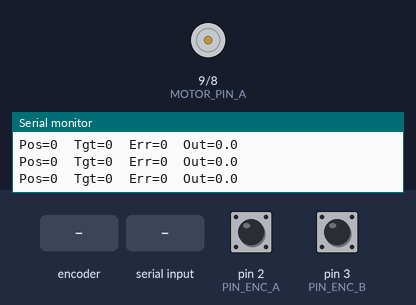
This sketch was run on a simulated Arduino Uno, built with avr-gcc and run on an emulated ATmega328P. Parts: motor-driver pin pairs drawn as motors (green arrow = first pin HIGH = forward, orange = second pin HIGH = backward, longer = more drive), the last lines printed to the serial monitor. The inputs (shaded band) are chosen by the test bench; at power-on: pin 2 (PIN_ENC_A) HIGH, pin 3 (PIN_ENC_B) HIGH.

Above: at 1.2 s.
1.3 s: rotary encoder on pin 2 (PIN_ENC_A) / pin 3 (PIN_ENC_B) turned 3 steps (first pin leading)
At 1.48 s:
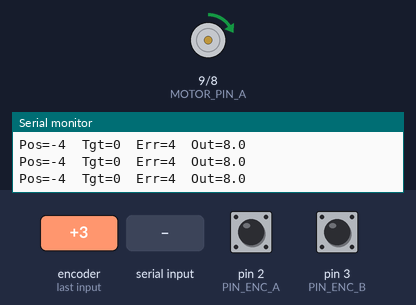
3.4 s: "90,45\n" received over Serial
At 4.6 s:
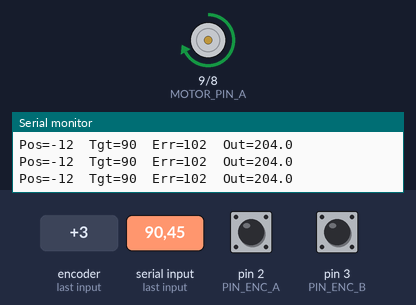
4.9 s: "30,150\n" received over Serial
At 5.8 s:
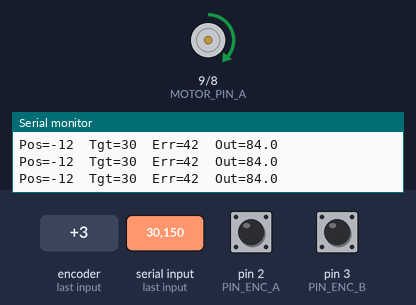
6.4 s: "90\n" received over Serial
At 6.9 s:
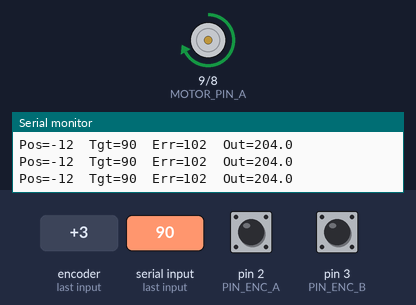
7.9 s: rotary encoder on pin 2 (PIN_ENC_A) / pin 3 (PIN_ENC_B) turned 2 steps (second pin leading)
At 8.08 s:
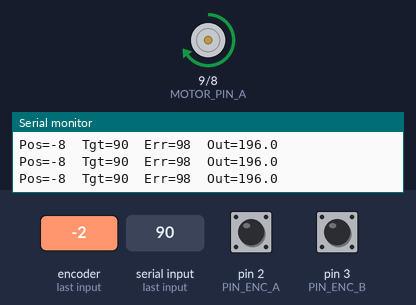
Timing chart, 0 to 10.8 s (numbered marks = the images above; inputs shaded):
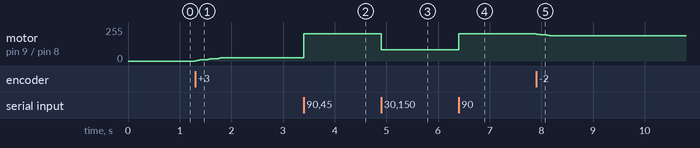

Measured:
- after the input at 1.3 s, motor on pin 9 (MOTOR_PIN_A) / pin 8 (MOTOR_PIN_B): moves from stopped to forward 24/255 over 0.48 s, starting at once
- after the input at 3.4 s, motor on pin 9 (MOTOR_PIN_A) / pin 8 (MOTOR_PIN_B): forward 24/255 → forward 204/255 at once
- after the input at 4.9 s, motor on pin 9 (MOTOR_PIN_A) / pin 8 (MOTOR_PIN_B): forward 204/255 → forward 84/255 at once
- after the input at 6.4 s, motor on pin 9 (MOTOR_PIN_A) / pin 8 (MOTOR_PIN_B): forward 84/255 → forward 204/255 at once
- after the input at 7.9 s, motor on pin 9 (MOTOR_PIN_A) / pin 8 (MOTOR_PIN_B): forward 204/255 → forward 196/255 at once, → forward 188/255 0.20 s later

The sketch:

Simple_N20_Position_Control.ino
```cpp
/***********************************************************
 * PID Position Control with Quadrature Encoder (N20 Motor)
 * and Dual PWM Motor Signals
 *
 * This sketch implements a PID controller to position an N20
 * motor based on feedback from a quadrature encoder.
 *
 * Motor driver configuration:
 *  - For forward motion, MOTOR_PIN_A is driven with PWM and MOTOR_PIN_B is LOW.
 *  - For reverse motion, MOTOR_PIN_B is driven with PWM and MOTOR_PIN_A is LOW.
 *
 * Encoder connections:
 *  - Channel A is connected to pin D2 (INT0).
 *  - Channel B is connected to pin D3 (INT1).
 *
 * PID controller parameters (starting values for tuning):
 *  - Proportional gain (Kp): 2.0
 *  - Integral gain (Ki): 0.0 (disabled here; adjust as needed)
 *  - Derivative gain (Kd): 0.0 (disabled here; adjust as needed)
 *
 * The control loop runs every 20 ms.
 ***********************************************************/

#include <Arduino.h>

// ---------------- Pin Definitions ----------------
// Define PWM output pins for driving the motor driver.
static const uint8_t MOTOR_PIN_A = 9; // PWM output for driving motor in forward direction
static const uint8_t MOTOR_PIN_B = 8; // PWM output for driving motor in reverse direction

// Define pins for encoder channels (using hardware interrupts).
static const uint8_t PIN_ENC_A = 2;   // Encoder channel A (interrupt 0 on Arduino)
static const uint8_t PIN_ENC_B = 3;   // Encoder channel B (interrupt 1 on Arduino)

// ---------------- Encoder State ------------------
// Global variable to keep track of the encoder count (position)
// 'volatile' indicates it may be changed by an ISR.
volatile long encoderCount = 0;

// 'lastAB' stores the previous state of the encoder channels as a 2-bit number.
volatile uint8_t lastAB = 0;

// ---------------- Quadrature Decoder Lookup Table ------------------
// This 16-entry lookup table helps decode quadrature encoder transitions.
// The index is constructed as (oldState << 2) | newState (i.e. a 4-bit number).
// The table maps state transitions to a count increment of -1, 0, or +1.
static const int8_t QDEC_LOOKUP[16] = {
  0,  +1, -1,  0,   // Transitions from state 0
 -1,  0,  0,  +1,   // Transitions from state 1
 +1,  0,  0,  -1,   // Transitions from state 2
  0,  -1, +1,  0     // Transitions from state 3
};

// ---------------- PID Control Parameters -------------
// These parameters control the response of the PID controller.
// Note: Ki and Kd are set to 0 here, so the controller acts as a P-controller.
// You can adjust these values as needed to add integral or derivative action.
float Kp = 2;   // Proportional gain – main factor affecting response speed.
float Ki = 0;   // Integral gain – helps eliminate steady-state error.
float Kd = 0;   // Derivative gain – helps dampen oscillations.

// 'integral' stores the accumulated error over time for the integral term.
float integral = 0.0;
// 'lastError' stores the previous error value for derivative calculation.
long lastError = 0;

// 'targetPosition' is the desired encoder count (setpoint).
// It is updated via serial commands.
long targetPosition = 0;

// ---------------- Control Loop Timing ------------------
// 'lastControlTime' holds the timestamp of the last control loop iteration.
unsigned long lastControlTime = 0;
// Define the control loop interval in milliseconds (20 ms here).
const unsigned long CONTROL_INTERVAL = 20;
// 'dt' is the time step in seconds (20 ms = 0.02 s), used in PID calculations.
const float dt = CONTROL_INTERVAL / 1000.0;

// ---------------- Serial Input Buffer ------------------
// Buffer for storing incoming serial data for setpoint commands.
#define CMD_BUFFER_SIZE 16
char cmdBuffer[CMD_BUFFER_SIZE];
uint8_t cmdIndex = 0;

////////////////////////////////////////////////////////////
// setup()
// This function initializes serial communication, configures pins,
// initializes the encoder state, and sets up interrupts.
////////////////////////////////////////////////////////////
void setup() {
  Serial.begin(115200);   // Start serial communication at 115200 baud.
  Serial.println("PID Position Control for N20 Motor");
  Serial.println("Enter a setpoint (e.g. 1000) and press Enter");

  // Set motor pins as outputs and initialize them to LOW (motor off).
  pinMode(MOTOR_PIN_A, OUTPUT);
  pinMode(MOTOR_PIN_B, OUTPUT);
  analogWrite(MOTOR_PIN_A, 0);
  analogWrite(MOTOR_PIN_B, 0);

  // Set encoder pins as inputs.
  pinMode(PIN_ENC_A, INPUT);
  pinMode(PIN_ENC_B, INPUT);

  // Read initial state of encoder channels to initialize lastAB.
  uint8_t a = digitalRead(PIN_ENC_A);
  uint8_t b = digitalRead(PIN_ENC_B);
  // Pack the two bits into one number: (a << 1) | b.
  lastAB = (a << 1) | b;

  // Attach interrupts to the encoder pins.
  // Any change on these pins triggers the isrEnc() interrupt service routine.
  attachInterrupt(digitalPinToInterrupt(PIN_ENC_A), isrEnc, CHANGE);
  attachInterrupt(digitalPinToInterrupt(PIN_ENC_B), isrEnc, CHANGE);

  // Record the current time for the control loop timer.
  lastControlTime = millis();
}

////////////////////////////////////////////////////////////
// loop()
// Main loop where the PID control is executed at fixed intervals.
// It reads new setpoints from the serial port, calculates the error,
// computes the PID output, clamps the output, and drives the motor.
////////////////////////////////////////////////////////////
void loop() {
  // 1) Handle incoming serial data to update the target position (setpoint).
  readSerial();

  // 2) Run the PID control loop at the defined interval (every 20 ms).
  unsigned long now = millis();
  if (now - lastControlTime >= CONTROL_INTERVAL) {
    lastControlTime = now;

    // Safely copy the volatile encoderCount into a local variable.
    long currentPos;
    noInterrupts();           // Disable interrupts to prevent data corruption.
    currentPos = encoderCount;
    interrupts();             // Re-enable interrupts.

    // ---------------- PID Calculations ------------------
    // Compute the error between desired target and current position.
    long error = targetPosition - currentPos;

    // Update the integral term (accumulated error).
    // Multiply error by dt (the time step) to approximate the integral.
    integral += error * dt;

    // Compute the derivative term (rate of change of error).
    float derivative = (error - lastError) / dt;

    // Compute the PID controller output.
    float output = Kp * error + Ki * integral + Kd * derivative;

    // Save the current error for the next iteration's derivative calculation.
    lastError = error;

    // Clamp the output to the range [-255, 255] because analogWrite() takes values in this range.
    if (output > 255.0f)  output = 255.0f;
    if (output < -255.0f) output = -255.0f;

    // Use the computed output to drive the motor.
    driveMotor(output);

    // ---------------- Debug Print ------------------
    // Print the current position, target position, error, and PID output.
    Serial.print("Pos=");
    Serial.print(currentPos);
    Serial.print("  Tgt=");
    Serial.print(targetPosition);
    Serial.print("  Err=");
    Serial.print(error);
    Serial.print("  Out=");
    Serial.println(output, 1);
  }
}

////////////////////////////////////////////////////////////
// driveMotor()
// This function applies the control output to the motor driver using two PWM channels.
// The sign of 'cmd' determines the direction: a positive value drives forward,
// and a negative value drives in reverse.
////////////////////////////////////////////////////////////
void driveMotor(float cmd) {
  // Convert the control signal to an absolute PWM value.
  int pwmVal = abs((int)cmd);
  // Ensure that the PWM value does not exceed the maximum (255 for 8-bit PWM).
  if (pwmVal > 255) pwmVal = 255;

  // If the command is positive, drive MOTOR_PIN_A and set MOTOR_PIN_B to 0.
  if (cmd >= 0) {
    analogWrite(MOTOR_PIN_A, pwmVal);
    analogWrite(MOTOR_PIN_B, 0);
  }
  // If the command is negative, drive MOTOR_PIN_B and set MOTOR_PIN_A to 0.
  else {
    analogWrite(MOTOR_PIN_A, 0);
    analogWrite(MOTOR_PIN_B, pwmVal);
  }
}

////////////////////////////////////////////////////////////
// readSerial()
// This function reads incoming serial data without blocking.
// When a newline or carriage return is received, the buffer is parsed as a long,
// and the targetPosition (setpoint) is updated.
////////////////////////////////////////////////////////////
void readSerial() {
  // Process all available serial characters.
  while (Serial.available() > 0) {
    char c = (char)Serial.read();  // Read one character from the serial buffer.
    // Check if the character is a newline or carriage return.
    if (c == '\n' || c == '\r') {
      // If we have data in the buffer, process it.
      if (cmdIndex > 0) {
        cmdBuffer[cmdIndex] = '\0';  // Null-terminate the string.
        long val = atol(cmdBuffer);   // Convert string to long.
        targetPosition = val;          // Update the target position.
        Serial.print("New Target: ");
        Serial.println(val);
        cmdIndex = 0;                // Reset the buffer index for the next command.
      }
    } else {
      // If there's space in the buffer, store the character.
      if (cmdIndex < CMD_BUFFER_SIZE - 1) {
        cmdBuffer[cmdIndex++] = c;
      }
    }
  }
}

////////////////////////////////////////////////////////////
// isrEnc()
// Interrupt Service Routine for encoder channels.
// It reads the current state of the encoder pins, uses the lookup table
// to determine the change in encoder count, updates encoderCount,
// and saves the current state for the next transition.
////////////////////////////////////////////////////////////
void isrEnc() {
  // Read current state of encoder channels A and B.
  uint8_t a = digitalRead(PIN_ENC_A);
  uint8_t b = digitalRead(PIN_ENC_B);
  // Combine the two bits into a 2-bit number.
  uint8_t newAB = (a << 1) | b;
  // Create a 4-bit index from the previous state and the new state.
  uint8_t index = (lastAB << 2) | newAB;
  // Use the lookup table to determine how much to change encoderCount.
  // Mask index with 0x0F to ensure it is in the range 0-15.
  encoderCount += QDEC_LOOKUP[index & 0x0F];
  // Update lastAB with the new state.
  lastAB = newAB;
}
```
